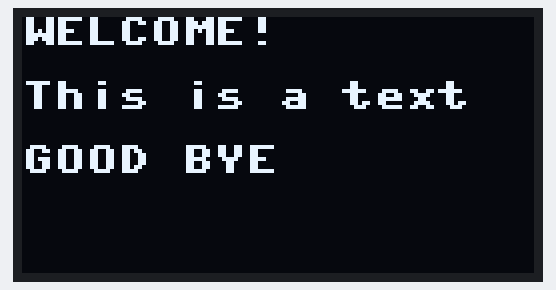
The program below on a simulated Raspberry Pi Pico running MicroPython. On the bench: 128×64 one-colour display. Library files of the repository ran but are not shown: ssd1306.py. At 0.1 s the program stops and its outputs stay as they are.

Above: at 0.1 s.

The program:

hw_test.py
```python
from machine import Pin, I2C
from ssd1306 import SSD1306_I2C

i2c=I2C(0,sda=Pin(0), scl=Pin(1), freq=400000)

oled = SSD1306_I2C(128, 64, i2c)

oled.text("WELCOME!", 0, 0)
oled.text("This is a text", 0, 16)
oled.text("GOOD BYE", 0, 32)

oled.show()
```
